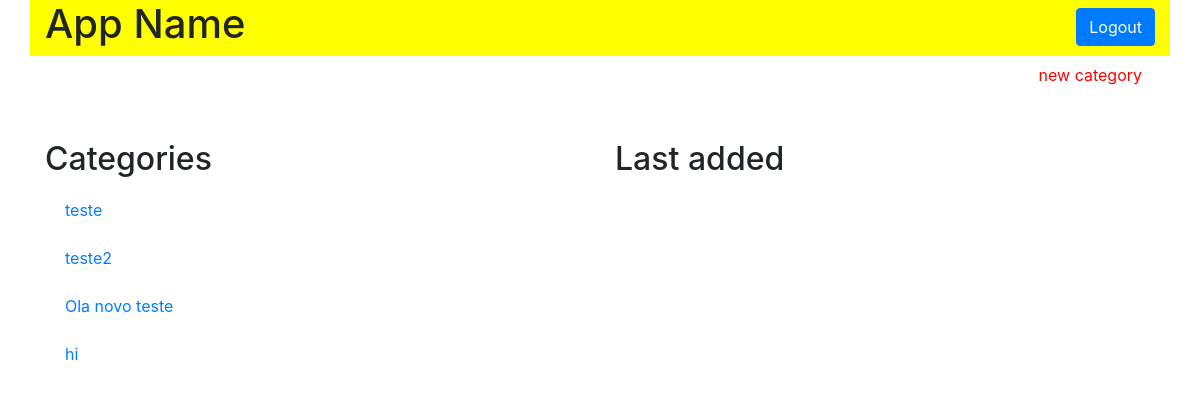
Page /category on the earlier database version.
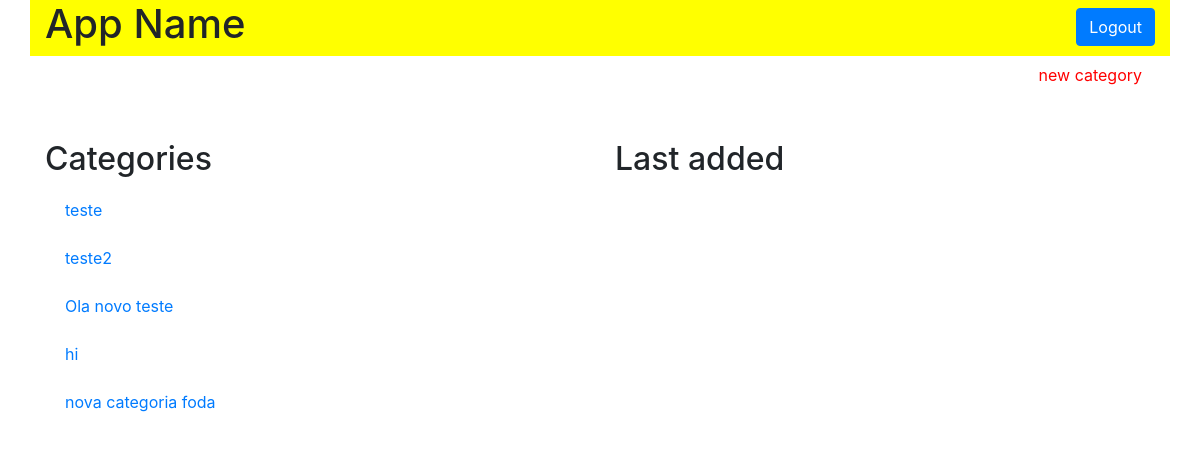
Same page on the later database version.
### models.py (models this page shows, shortened)
class Category(Base):
    __tablename__ = 'category'
    id = Column(Integer, primary_key=True)
    name = Column(String(50), nullable=False)

### application.py (the view)
@app.route('/category')
def catalogFunction():
    category = session.query(Category)
    if category == 0:
        flash("You have no categories yet!")
        return render_template('catalog.html', plantas=category)
    else:
        return render_template('catalog.html', plantas=category)

### templates/catalog.html (shortened to what this page needs)
<!DOCTYPE html>
<html lang="pt-br">
<head>
  <link rel="stylesheet" href="https://stackpath.bootstrapcdn.com/bootstrap/4.3.1/css/bootstrap.min.css">
  <link rel="stylesheet" href="{{ url_for('static', filename='styles.css') }}" />
</head>
<body>
  <div class="container">
    <header id="top-header" class="row">
      <div class="col-md-6">
        <h1>App Name</h1>
      </div>
      <div class="col-md-6">
        <button type="button"  id="log-in-out-button" class="btn btn-primary">Logout</button>
      </div>
    </header>
    <section class="row">
      <div class="col-md-12">
        <a href="{{ url_for('newCategoryFunction')}}">
          <button id="new-item-button" class="btn btn-default link-color">
            new category
          </button>
        </a>
    </section>
    <section class="row">
      <div id="item-description" class="col-md-6">
        <h2>Categories</h2>
        {% for i in plantas %}
          <div class="list-group">
            <a href="{{ url_for('categoryFunction', category_id=i.id)}}" class="list-group-item">{{ i.name }}</a>
          </div>
        {% endfor %}
      </div>
      <div id="item-description" class="col-md-6">
        <h2>Last added</h2>
      </div>
    </section>
  </div>
</body>
</html>

### static/styles.css (style rules this page uses)
#top-header { background-color: yellow; }
#log-in-out-button { float: right; margin-top: 1.5%; }
#new-item-button { float: right; }
.list-group-item { border: 0px; }
#item-description { margin-top: 4%; }
.link-color { color: red; }

Differences in the rows shown:
added Category: name "nova categoria foda"
